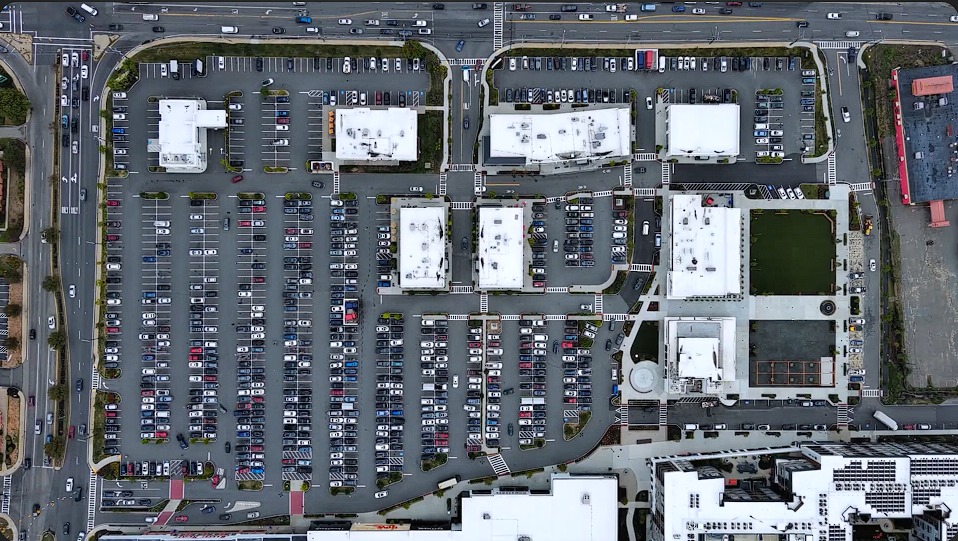
#> input picture N5K2/Python/Parking Space Counting-20260509T063717Z-3-001/Parking Space Counting/input/parking2.png, 958 x 541 px
$ python -i traditional_cv.py   (imports and definitions only)
#> lines starting #> are read from the running program, lines starting #| are printed output that depends on the picture; after the words box and inside, x2 and y2 are one past the last pixel; in counts of white or black regions, pixels touching at a corner belong together
#> further down, picture is the input picture: shape (541, 958, 3); mean B, G, R 114.4, 106.8, 100.6
import cv2
import numpy as np
import pickle
import os

def preprocess_full_frame(frame):
    """Tiền xử lý toàn bộ khung hình để tối ưu tốc độ tính toán (Thay vì xử lý từng ô)"""
    gray = cv2.cvtColor(frame, cv2.COLOR_BGR2GRAY)
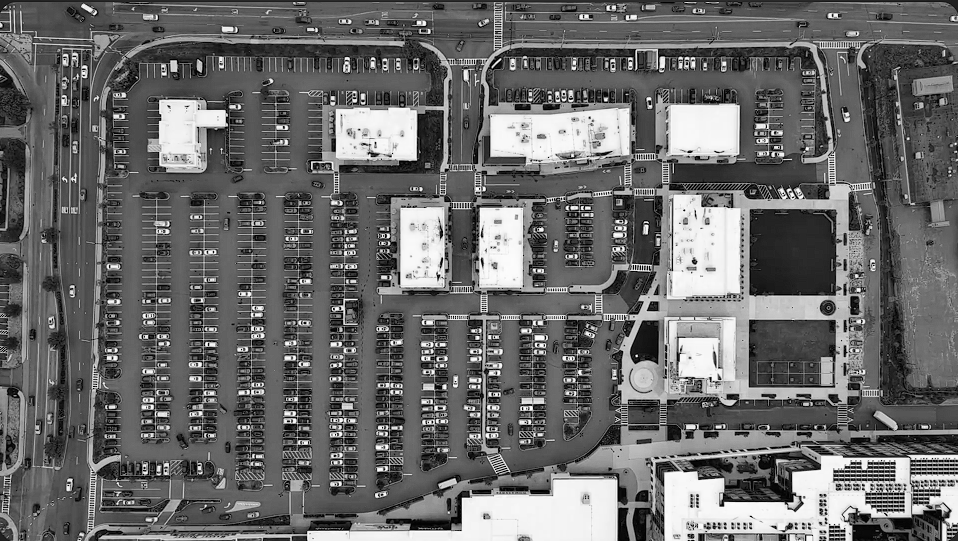
#> gray: shape (541, 958); min 0, max 255, mean 105.8
    blur = cv2.GaussianBlur(gray, (3, 3), 1)
    thresh = cv2.adaptiveThreshold(blur, 255, cv2.ADAPTIVE_THRESH_GAUSSIAN_C,
                                   cv2.THRESH_BINARY_INV, 25, 16)
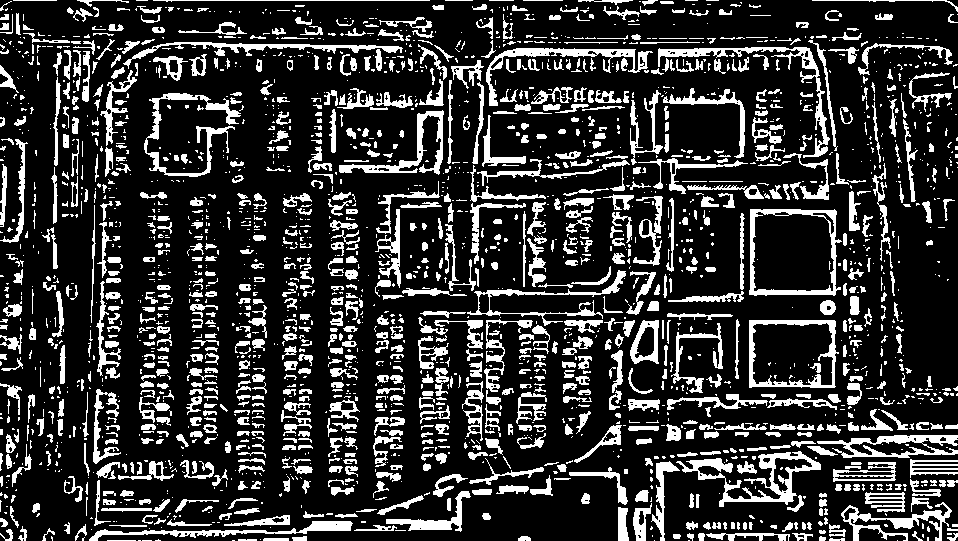
#> thresh: shape (541, 958); 20.2% white; 2383 white regions (1425 under 20 px), largest, box (x1, y1, x2, y2) and area: (676, 451, 821, 507) 2104, (658, 47, 830, 158) 1686, (749, 209, 842, 296) 1593
    return thresh

# [74 lines left out: function main, not called in this run]

# [2 lines not run here, left out]

>>> import cv2
>>> picture = cv2.imread('input/parking2.png')
>>> result = preprocess_full_frame(picture)
